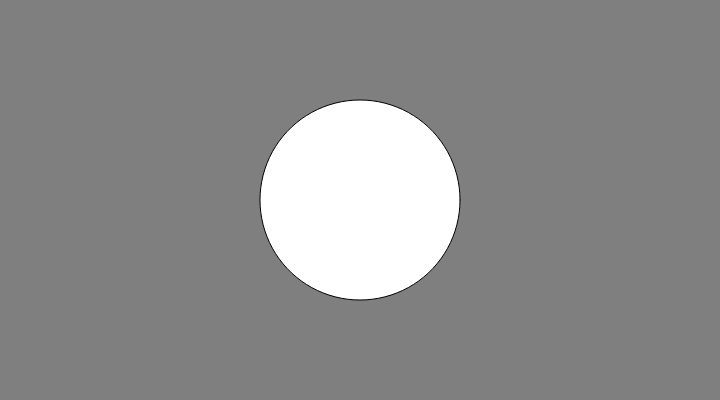
Frame 1 (no input)
Frame 60 (no input): identical to frame 1, image omitted
Frame 120 (the mouse pressed at the canvas centre since frame 60): identical to frame 1, image omitted

The p5.js sketch that drew this single still picture (run headless with seeded random() and noise() and a simulated clock; from frame 60 on, the mouse is pressed at the canvas centre):

// p5.js sketch
// ── sketch.js
// for red, green, and blue color values
let blobs = [];

let UP;
let DOWN;
let LEFT;
let RIGHT;
let ORIGIN;

class Blob {
  constructor(position) {
    this.position = position;
    this.velocity = createVector(0,0);
    this.radius = 100;
    this.speed = this.radius;
    this.resolution = this.radius;
  }

  applyForce(direction) {
    this.velocity.add(direction.copy().mult(2).limit(this.speed));
  }

  draw () {
    this.velocity = this.velocity.mult(0.8);
    //this.position.add(this.velocity);

    push();
    translate(this.position.x, this.position.y);
    beginShape();
    let values = {};
    for (let i = 0; i < TWO_PI; i += TWO_PI/this.resolution) {
      const angle = p5.Vector.fromAngle(i);

      if(!values[TWO_PI-i]){
        values[i] = this.velocity.mag() * (((i - this.velocity.heading()) + PI) % TWO_PI - PI)/PI;
        angle.mult(this.radius);
      } else {
        angle.mult(this.radius);
      }

      vertex(angle.x, angle.y);
    }
    endShape();
    pop();
  }
  
}

function setup() {
  UP = createVector(0,-1);
  DOWN = createVector(0,1);
  LEFT = createVector(-1,0);
  RIGHT = createVector(1,0);
  ORIGIN = createVector(0,0);
  createCanvas(720, 400);
  blobs.push(new Blob(createVector(width/2, height/2)));
}

function draw() {
  background(127);
  // Draw a circle
  strokeWeight(1);
  for (blob of blobs) {
    if (keyIsDown(LEFT_ARROW)) {
      blobs[0].applyForce(LEFT);
    }
    if (keyIsDown(RIGHT_ARROW)) {
      blobs[0].applyForce(RIGHT);
    }
    if (keyIsDown(UP_ARROW)) {
      blobs[0].applyForce(UP);
    }
    if (keyIsDown(DOWN_ARROW)) {
      blobs[0].applyForce(DOWN);
    }
    blob.draw();
  }
}
